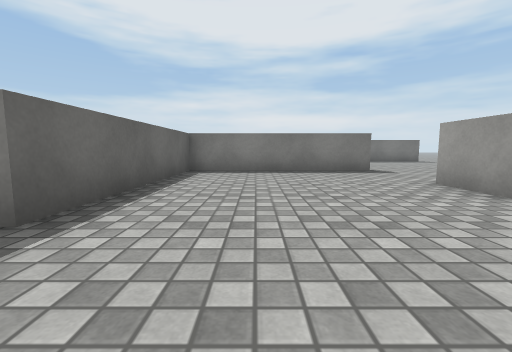
[1] (above)

22 first-person views from a walk through a 3-D level made in the Unity game engine. The camera is 0.58 m above the floor, tilts 6° down and sees 90° across. The floor is counted in squares, 1 m on a side. Each view is taken from the middle of a square. On the plan, view 1 faces up. The plan holds only what a view shows up to about 9 squares ahead; the rest is blank. The place goes on beyond the plan. Surface patterns are stand-ins for the level's own textures.

[2]
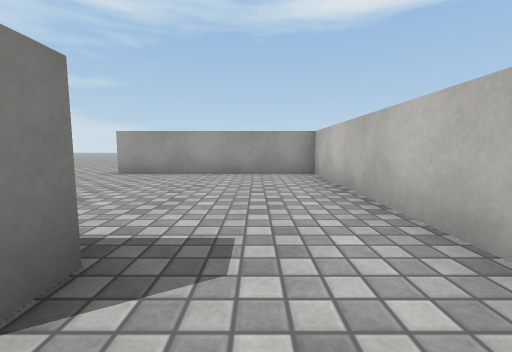

[3]
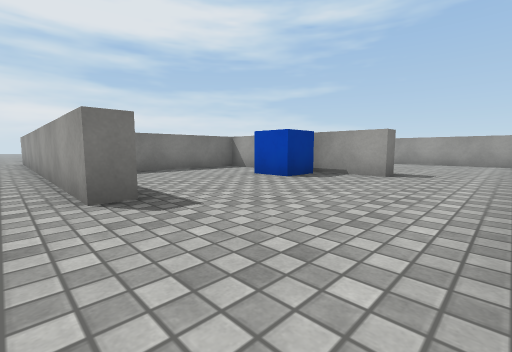

[4]
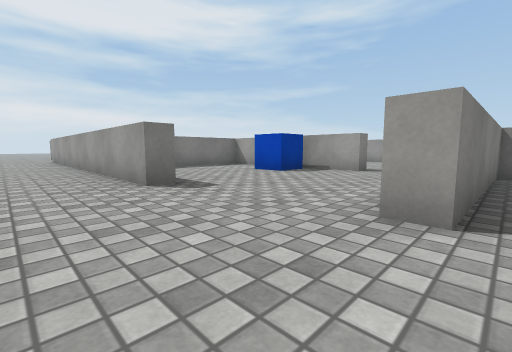

[5]
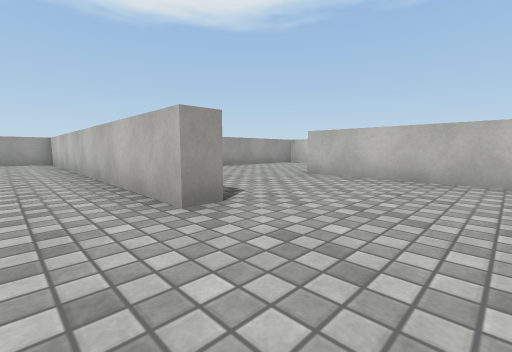

[6]
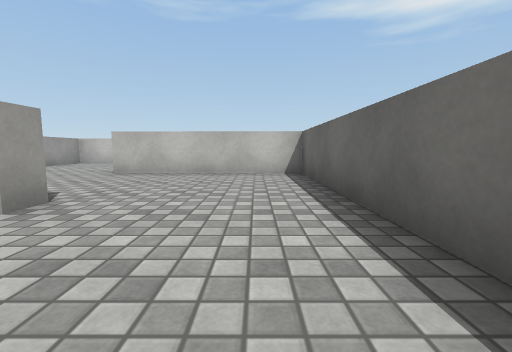

[7]
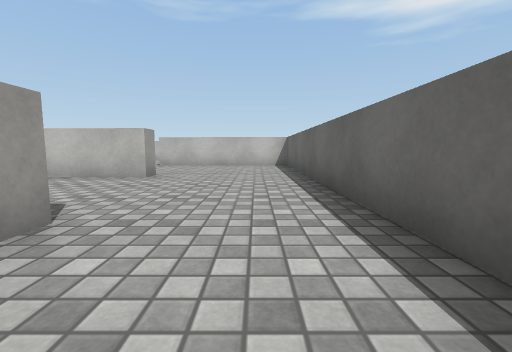

[8]
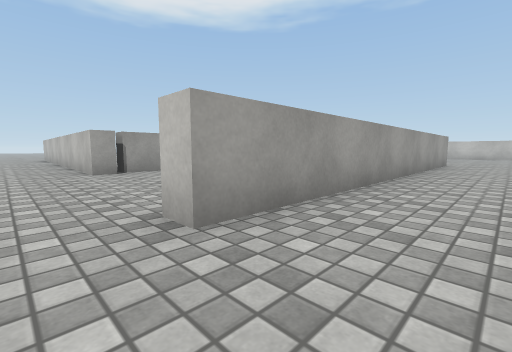

[9]
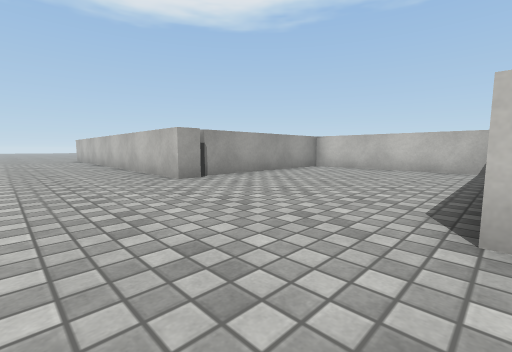

[10]
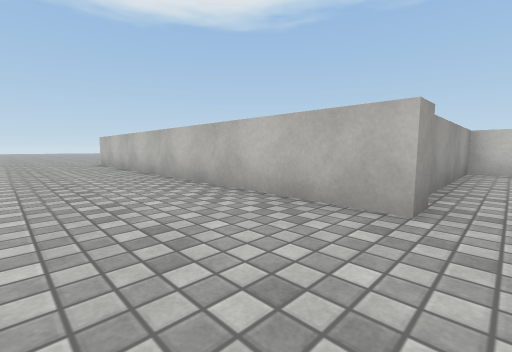

[11]
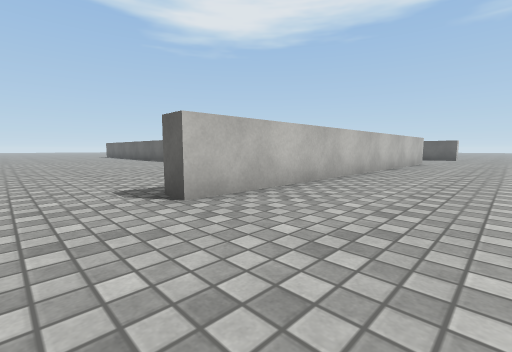

[12]
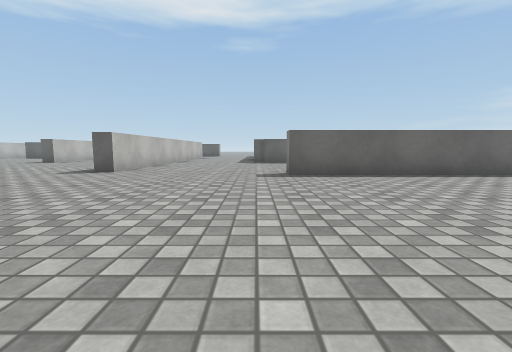

[13]
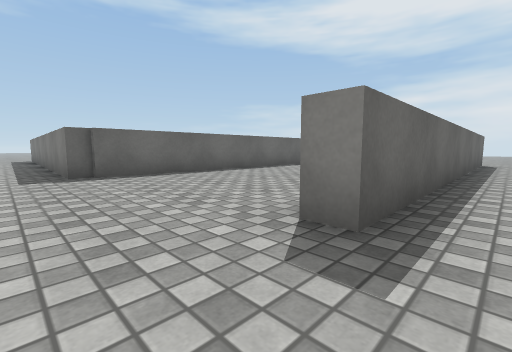

[14]
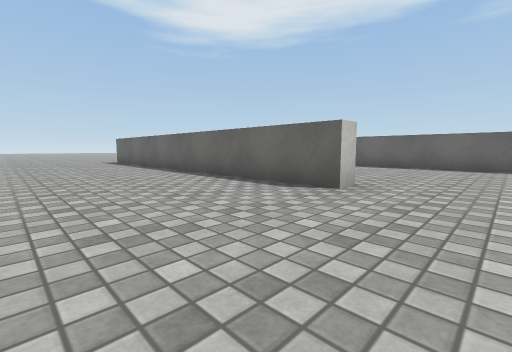

[15]
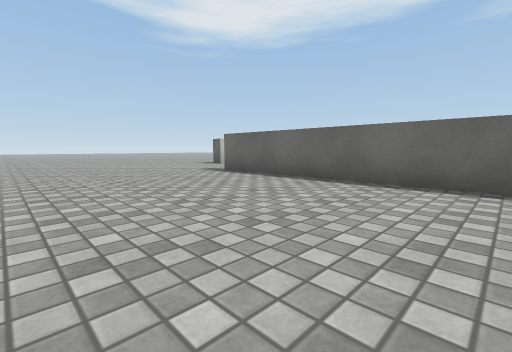

[16]
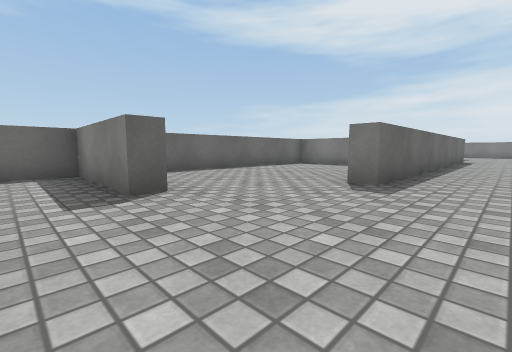

[17]
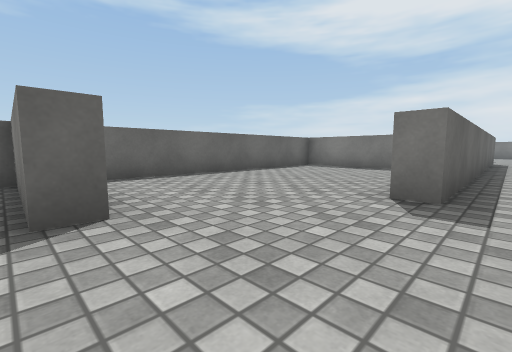

[18]
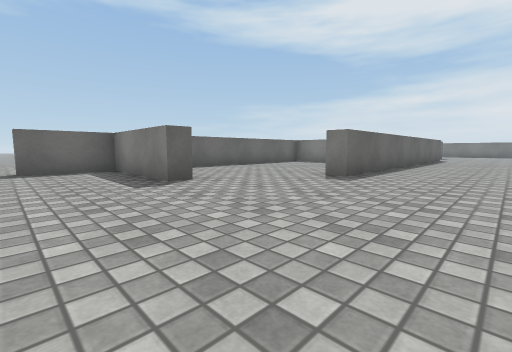

[19]
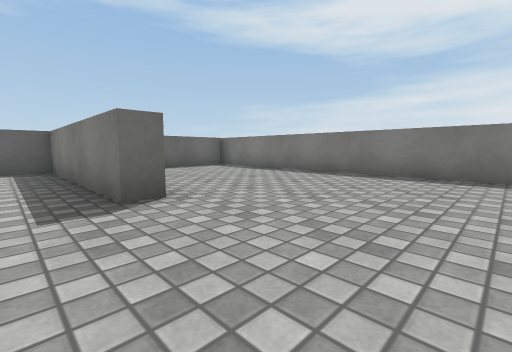

[20]
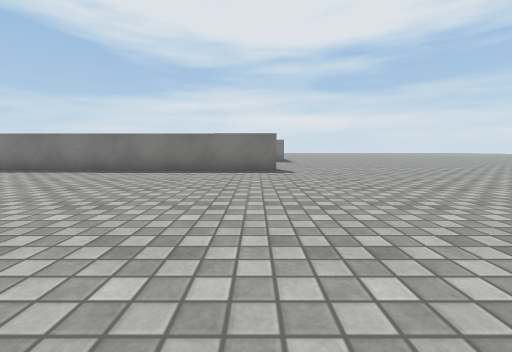

[21]
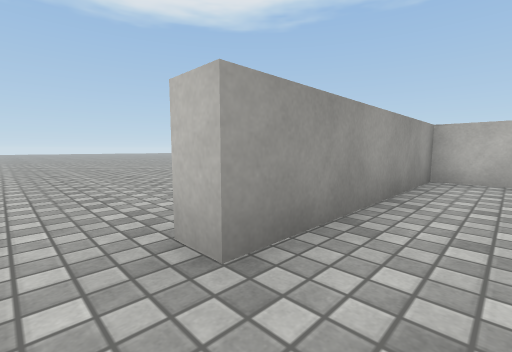

[22]
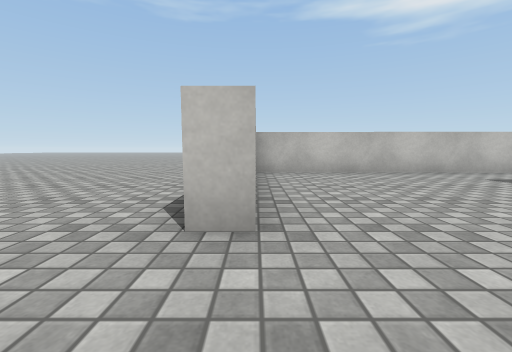

### Floor plan
Points are (right, up) in squares from view 1. A wall is a line through its corners. A room is listed if a view was taken in it or the views show most of it. See-through windows are left out.
Room 1 (views 1, 21)
walls: (-2.5, -0.3) (3, -0.4) (3, 4.2); (3.1, 6.9) (-1.8, 6.9) (-1.8, 1.9) (-2.3, 1.9)
ways out: opening at (-2, 0.5) to room 2; opening at (3, 5.5) to room 4
Room 2 (views 2, 3, 4, 5, 6)
walls: (-6.9, 3) (-7.4, 3); (-6.8, -0.7) (-6.7, -0.2) (-2.5, -0.3); (-2.3, 1.9) (-2.3, 3.8); (-10.1, 4) (-10.1, -4.1) (-6.5, -4.2); (-2.3, 5.8) (-2.3, 6.9) (-5.5, 6.9)
ways out: opening at (-2, 0.5) to room 1; opening at (-8.5, 4.5) to room 3; opening at (-6, -2.5) to room 3
objects: other object (-3, 4)
Room 3 (views 7, 8)
walls: (-7.4, 3) (-7.4, 13); (-6.5, -4.2) (-5.5, -4.2); (-1.8, -0.8) (-6.8, -0.7); (-1.9, -7.1) (-1.9, -6.6)
ways out: opening at (-8.5, 4.5) to room 2; opening at (-6, -2.5) to room 2; opening at (-7, 14.5) to room 4; opening at (-2, -11) to room 4
Room 4 (views 9, 10, 11, 12, 13, 14, 15, 16, 17, 18, 19, 20, 22)
walls: (3, 4.2) (3.5, 4.2) (3.5, -5.8) (3, -5.8); (3.1, 7.5) (3.1, 6.9); (1.5, -0.9) (-0.7, -0.8); (-1.4, -1.5) (-1.4, -7.6); (-1.8, 11.1) (-1.8, 9.6); (-2.4, 11.9) (-1.8, 11.9); (-6.6, 7.4) (-2.3, 7.4) (-2.3, 12.6) (7.6, 12.4) (7.5, 11.9) (-0.9, 12); (1.7, -8.3) (1.7, -8.9) (-1.4, -8.8) (-1.4, -10.9); (-7.4, 13) (-6.9, 13); (8.3, 21.5) (8.3, 16.7) (7.8, 16.7); (3.1, 21.5) (3.1, 15.9) (-2.8, 16)
ways out: opening at (3, 5.5) to room 1; opening at (-7, 14.5) to room 3; opening at (-2, -11) to room 3

Positions as (right, up) in squares from view 1, and headings:
1: (0, 0), facing up
2: (-3, 1), facing right
3: (-8, 0), facing up-right
4: (-9, -1), facing up-right
5: (-9, 1), facing down-right
6: (-9, 2), facing down
7: (-9, 5), facing down
8: (-9, 14), facing down-right
9: (-7, 15), facing down-right
10: (-3, 15), facing down-right
11: (9, 15), facing down-left
12: (14, 16), facing left
13: (9, 15), facing up-left
14: (7, 6), facing down-left
15: (8, 0), facing down-left
16: (5, -10), facing up-left
17: (4, -9), facing up-left
18: (6, -11), facing up-left
19: (6, 6), facing up-left
20: (7, 5), facing up
21: (2, 5), facing down-right
22: (3, 6), facing down
